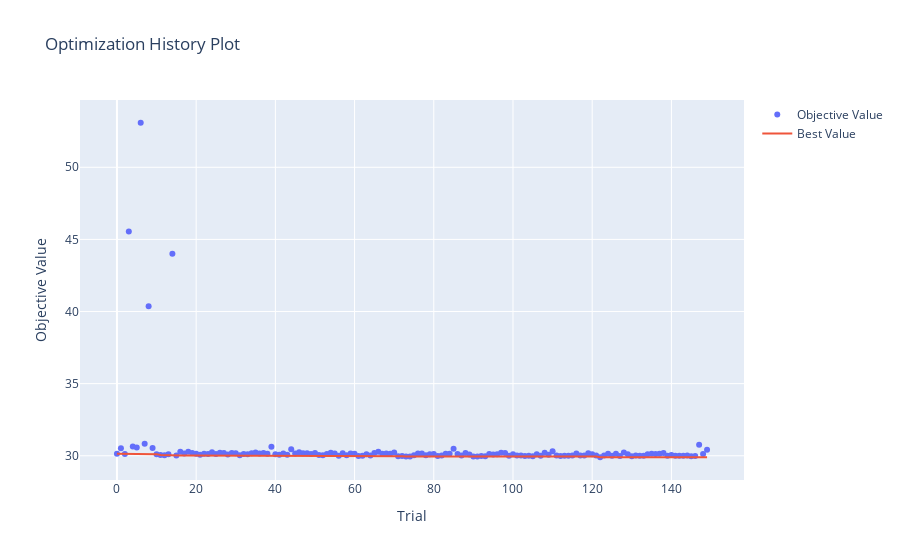

Notebook cell for this chart:
### Code cell
optuna.visualization.plot_optimization_history(study)

### Figure 1 — Plotly figure (JSON) as saved in the notebook; plotly's stock layout.template omitted (floating-point values rounded to 4 significant figures; data arrays with more than 128 entries replaced by an {"elided": "..."} marker saying what was removed)
{"data": [{"mode": "markers", "name": "Objective Value", "type": "scatter", "x": {"elided": "150 int values"}, "y": {"elided": "150 float values"}}, {"mode": "lines", "name": "Best Value", "type": "scatter", "x": {"elided": "150 int values"}, "y": {"elided": "150 float values"}}, {"marker": {"color": "#cccccc"}, "mode": "markers", "name": "Infeasible Trial", "showlegend": false, "type": "scatter", "x": [], "y": []}], "layout": {"title": {"text": "Optimization History Plot"}, "xaxis": {"title": {"text": "Trial"}}, "yaxis": {"title": {"text": "Objective Value"}}}}
